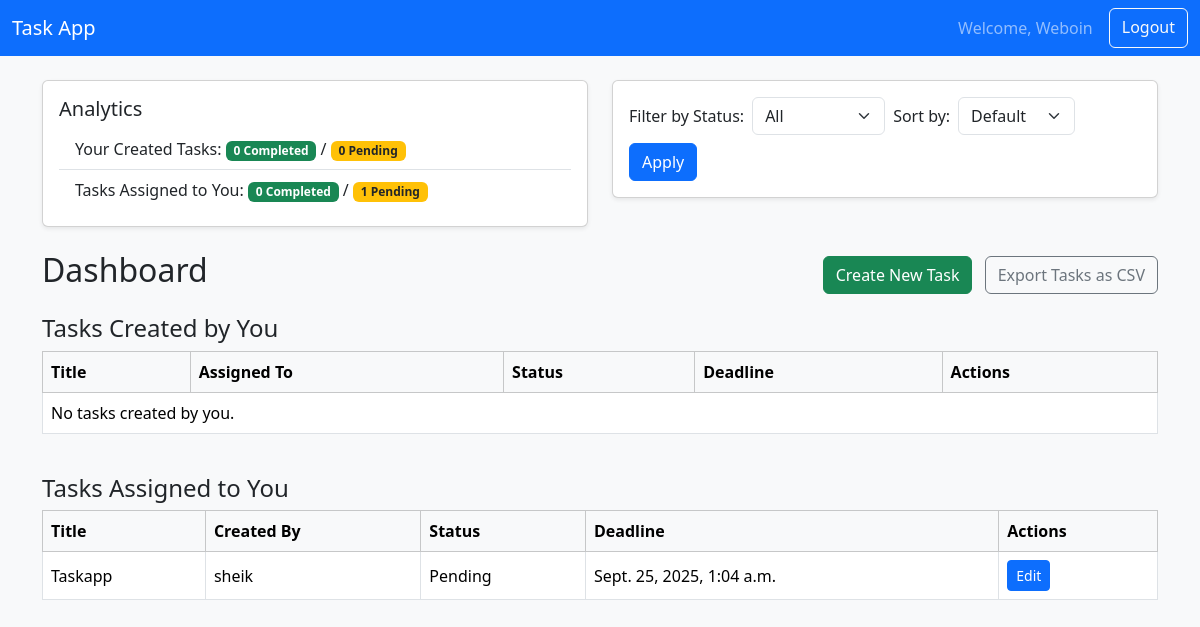
Screenshot of / (signed in) with the database file from the repository.
### tasks/models.py (models this page shows, shortened)
class Task(models.Model):
	PRIORITY_CHOICES = [
		('Low', 'Low'),
		('Medium', 'Medium'),
		('High', 'High'),
	]
	STATUS_CHOICES = [
		('Pending', 'Pending'),
		('Completed', 'Completed'),
	]
	title = models.CharField(max_length=255)
	description = models.TextField(blank=True)
	deadline = models.DateTimeField()
	priority = models.CharField(max_length=10, choices=PRIORITY_CHOICES, default='Low')
	assigned_to = models.ForeignKey(User, related_name='assigned_tasks', on_delete=models.CASCADE)
	created_by = models.ForeignKey(User, related_name='created_tasks', on_delete=models.CASCADE)
	status = models.CharField(max_length=10, choices=STATUS_CHOICES, default='Pending')
	created_at = models.DateTimeField(auto_now_add=True)
	updated_at = models.DateTimeField(auto_now=True)

### tasks/views.py (the view)
# urls.py: path('', views.dashboard, name='dashboard'),
@login_required
def dashboard(request):
	user = request.user
	status_filter = request.GET.get('status')
	sort_by = request.GET.get('sort')
	created_tasks = Task.objects.filter(created_by=user)
	assigned_tasks = Task.objects.filter(assigned_to=user)
	if status_filter:
		created_tasks = created_tasks.filter(status=status_filter)
		assigned_tasks = assigned_tasks.filter(status=status_filter)
	if sort_by:
		created_tasks = created_tasks.order_by(sort_by)
		assigned_tasks = assigned_tasks.order_by(sort_by)
	completed_count = Task.objects.filter(created_by=user, status='Completed').count()
	pending_count = Task.objects.filter(created_by=user, status='Pending').count()
	assigned_completed = Task.objects.filter(assigned_to=user, status='Completed').count()
	assigned_pending = Task.objects.filter(assigned_to=user, status='Pending').count()
	return render(request, 'tasks/dashboard.html', {
		'created_tasks': created_tasks,
		'assigned_tasks': assigned_tasks,
		'now': timezone.now(),
		'status_filter': status_filter,
		'sort_by': sort_by,
		'completed_count': completed_count,
		'pending_count': pending_count,
		'assigned_completed': assigned_completed,
		'assigned_pending': assigned_pending,
	})

### tasks/templates/tasks/dashboard.html (shortened to what this page needs)
{% extends 'base.html' %}
{% block content %}
<div class="row mb-4">
    <div class="col-md-6">
        <div class="card shadow-sm">
            <div class="card-body">
                <h5 class="card-title">Analytics</h5>
                <ul class="list-group list-group-flush">
                    <li class="list-group-item">Your Created Tasks: <span class="badge bg-success">{{ completed_count }} Completed</span> / <span class="badge bg-warning text-dark">{{ pending_count }} Pending</span></li>
                    <li class="list-group-item">Tasks Assigned to You: <span class="badge bg-success">{{ assigned_completed }} Completed</span> / <span class="badge bg-warning text-dark">{{ assigned_pending }} Pending</span></li>
                </ul>
            </div>
        </div>
    </div>
    <div class="col-md-6">
        <form method="get" class="card card-body shadow-sm">
            <div class="row g-2 align-items-center">
                <div class="col-auto">
                    <label for="status" class="col-form-label">Filter by Status:</label>
                </div>
                <div class="col-auto">
                    <select name="status" id="status" class="form-select">
                        <option value="">All</option>
                    </select>
                </div>
                <div class="col-auto">
                    <label for="sort" class="col-form-label">Sort by:</label>
                </div>
                <div class="col-auto">
                    <select name="sort" id="sort" class="form-select">
                        <option value="">Default</option>
                    </select>
                </div>
                <div class="col-auto">
                    <button type="submit" class="btn btn-primary">Apply</button>
                </div>
            </div>
        </form>
    </div>
</div>
<div class="d-flex justify-content-between align-items-center mb-3">
    <h2>Dashboard</h2>
    <div>
        <a class="btn btn-success me-2" href="{% url 'create_task' %}">Create New Task</a>
        <a class="btn btn-outline-secondary" href="{% url 'export_tasks_csv' %}">Export Tasks as CSV</a>
    </div>
</div>
<h4>Tasks Created by You</h4>
<div class="table-responsive mb-4">
    <table class="table table-bordered table-hover align-middle">
        <thead class="table-light">
            <tr>
                <th>Title</th>
                <th>Assigned To</th>
                <th>Status</th>
                <th>Deadline</th>
                <th>Actions</th>
            </tr>
        </thead>
        <tbody>
        {% for task in created_tasks %}
            <tr {% if task.deadline < now and task.status != 'Completed' %}class="table-danger"{% endif %}>
                <td>{{ task.title }}</td>
                <td>{{ task.assigned_to }}</td>
                <td>{{ task.status }}</td>
                <td>{{ task.deadline }}</td>
                <td><a class="btn btn-sm btn-primary" href="{% url 'update_task' task.pk %}">Edit</a></td>
            </tr>
        {% empty %}
            <tr><td colspan="5">No tasks created by you.</td></tr>
        {% endfor %}
        </tbody>
    </table>
</div>
<h4>Tasks Assigned to You</h4>
<div class="table-responsive">
    <table class="table table-bordered table-hover align-middle">
        <thead class="table-light">
            <tr>
                <th>Title</th>
                <th>Created By</th>
                <th>Status</th>
                <th>Deadline</th>
                <th>Actions</th>
            </tr>
        </thead>
        <tbody>
        {% for task in assigned_tasks %}
            <tr {% if task.deadline < now and task.status != 'Completed' %}class="table-danger"{% endif %}>
                <td>{{ task.title }}</td>
                <td>{{ task.created_by }}</td>
                <td>{{ task.status }}</td>
                <td>{{ task.deadline }}</td>
                <td><a class="btn btn-sm btn-primary" href="{% url 'update_task' task.pk %}">Edit</a></td>
            </tr>
        {% empty %}
            <tr><td colspan="5">No tasks assigned to you.</td></tr>
        {% endfor %}
        </tbody>
    </table>
</div>
{% endblock %}

### tasks/templates/base.html (shortened to what this page needs)
<!DOCTYPE html>
<html>
<head>
        <link href="https://cdn.jsdelivr.net/npm/bootstrap@5.3.2/dist/css/bootstrap.min.css" rel="stylesheet">
</head>
<body class="bg-light">
        <nav class="navbar navbar-expand-lg navbar-dark bg-primary mb-4">
            <div class="container-fluid">
                <a class="navbar-brand" href="/">Task App</a>
                <div class="d-flex">
                    {% if user.is_authenticated %}
                        <span class="navbar-text me-3">Welcome, {{ user.username }}</span>
                        <a class="btn btn-outline-light" href="/logout/">Logout</a>
                    {% else %}
                        <a class="btn btn-outline-light me-2" href="/accounts/login/">Login</a>
                        <a class="btn btn-light" href="/signup/">Signup</a>
                    {% endif %}
                </div>
            </div>
        </nav>
        <div class="container">
            {% block content %}{% endblock %}
        </div>
</body>
</html>

### rows the page displays
Task: title "Taskapp", created_by "sheik", status "Pending", deadline "Sept. 25, 2025, 1:04 a.m."

### other values shown
{{ user.username }} "Weboin"
{{ completed_count }} "0"
{{ pending_count }} "0"
{{ assigned_completed }} "0"
{{ assigned_pending }} "1"
